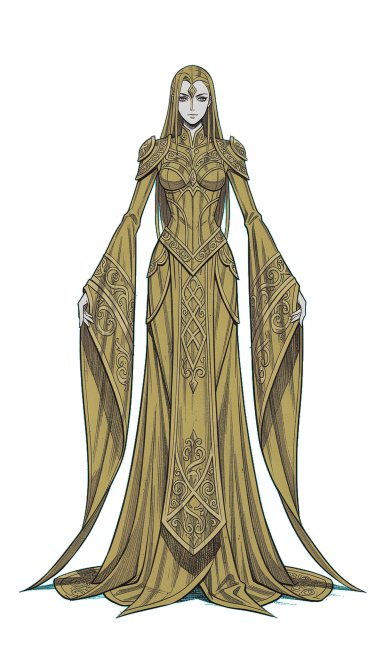
#> input picture raw-illustrations-transparent-72/god_ver_a.png, 768 x 1344 px, found by its file name (shown at 1/2 size)
$ python clean_god_transparent.py
#> lines starting #> are read from the running program, lines starting #| are printed output that depends on the picture
import os
import math
from PIL import Image, ImageFilter

src_path = "/Users/takao/Documents/00_Product_Develpment/Game/人狼ゲーム/raw-illustrations-transparent-72/god_ver_a.png"
dst_path = "/Users/takao/Documents/00_Product_Develpment/Game/人狼ゲーム/raw-illustrations-transparent-72/god_ver_a.png"

def clean_god():
    img = Image.open(src_path)
#> img is the input picture: PIL image 768x1344 RGBA; mean R, G, B, A 45.8, 43.4, 30.6, 86.1
    if img.mode != 'RGBA':
        img = img.convert('RGBA')
    width, height = img.size
#> width = 768; height = 1344

    # Target Cyan background to remove: (0, 188, 212)
    target_r, target_g, target_b = (0, 218, 246) # Sample typical cyan border color from image

    pixels = img.load()
    for y in range(height):
        for x in range(width):
            r, g, b, a = pixels[x, y]

            # Distance from cyan
            dist = math.sqrt((r - 30)**2 + (g - 215)**2 + (b - 245)**2)

            # Also calculate distance from pure cyan-ish colors
            # (high green and high blue, low red)
            is_cyan = (g > 150 and b > 180 and r < 100)

            if dist < 90 or is_cyan:
                # Fade out cyan borders
                if dist < 60:
                    pixels[x, y] = (0, 0, 0, 0)
                else:
                    alpha_factor = (dist - 60) / 30.0
                    alpha_factor = max(0.0, min(1.0, alpha_factor))
                    pixels[x, y] = (r, g, b, int(a * alpha_factor))

    # Smooth the alpha mask
    r_ch, g_ch, b_ch, a_ch = img.split()
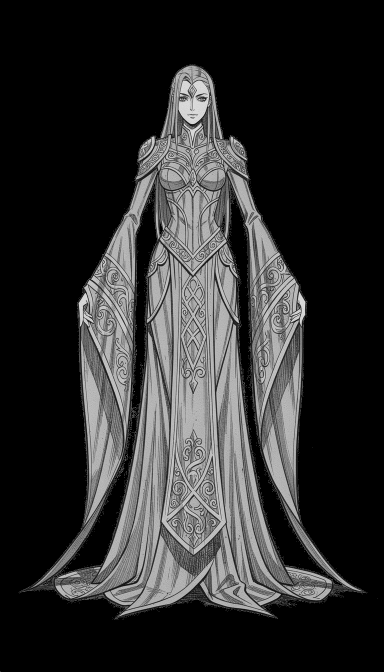
#> r_ch: PIL image 768x1344 L (shown at 1/2 size); min 0, max 244, mean 45.8
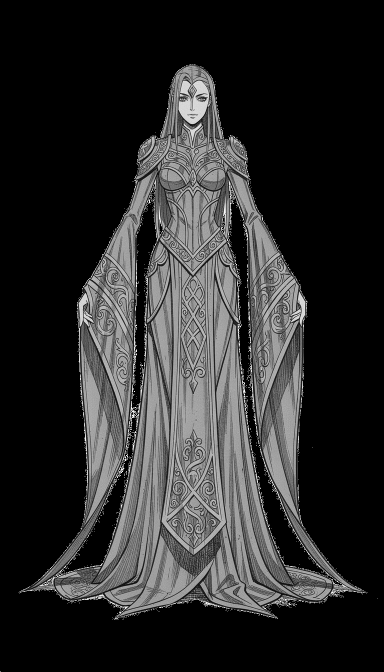
#> g_ch: PIL image 768x1344 L (shown at 1/2 size); min 0, max 255, mean 43.4
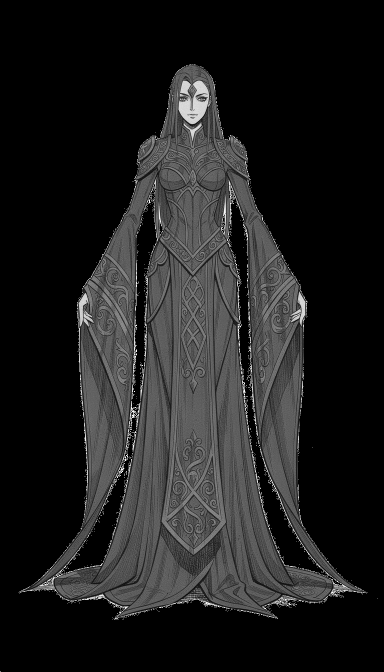
#> b_ch: PIL image 768x1344 L (shown at 1/2 size); min 0, max 255, mean 30.6
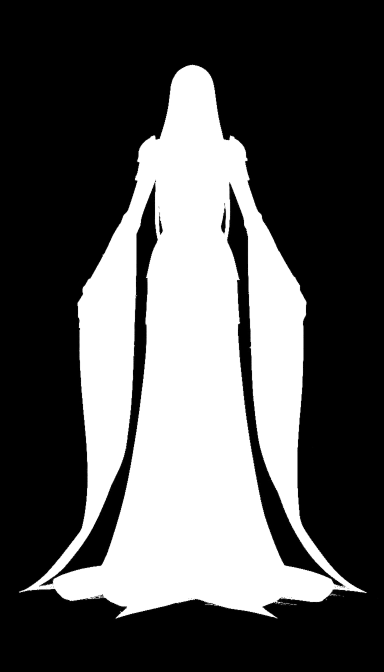
#> a_ch: PIL image 768x1344 L (shown at 1/2 size); min 0, max 255, mean 85.7
    a_ch = a_ch.filter(ImageFilter.GaussianBlur(0.5))
    img_cleaned = Image.merge('RGBA', (r_ch, g_ch, b_ch, a_ch))

    img_cleaned.save(dst_path, "PNG")
    print(f"Successfully cleaned chroma key cyan border from God transparent PNG.")

if __name__ == "__main__":
    clean_god()

$ run again, with raw-illustrations-transparent-72/android_ver_a.png copied over raw-illustrations-transparent-72/god_ver_a.png
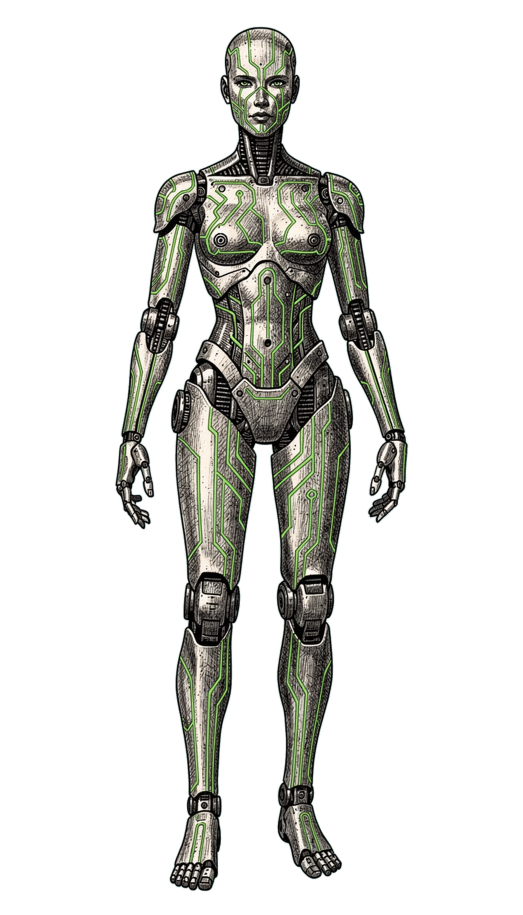
#> input picture raw-illustrations-transparent-72/android_ver_a.png, 1568 x 2744 px, found by its file name (shown at 1/3 size)
#> in clean_god, img is the input picture: PIL image 1568x2744 RGBA; mean R, G, B, A 155.9, 181.8, 177.1, 60.4
#> in clean_god, `r_ch, g_ch, b_ch, a_ch = img.split()`:
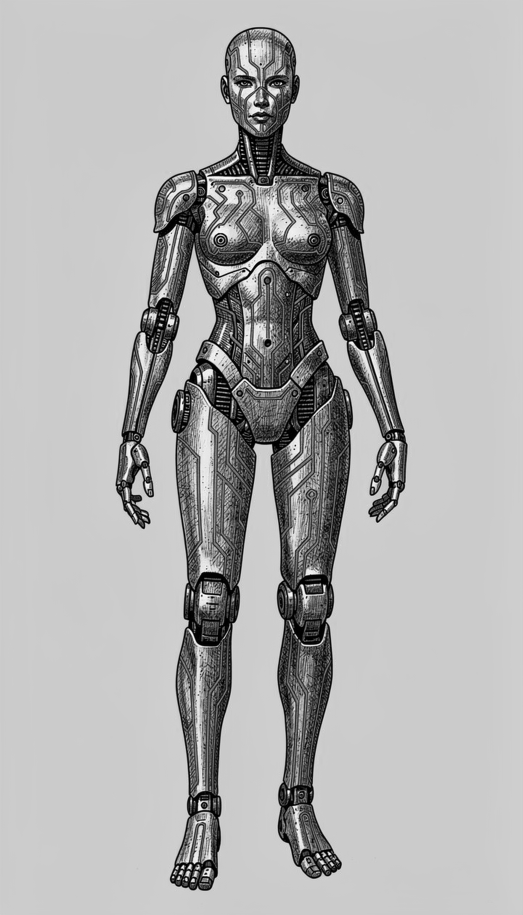
#> b_ch: PIL image 1568x2744 L (shown at 1/3 size); min 0, max 255, mean 177.1
#> in clean_god, `r_ch, g_ch, b_ch, a_ch = img.split()`:
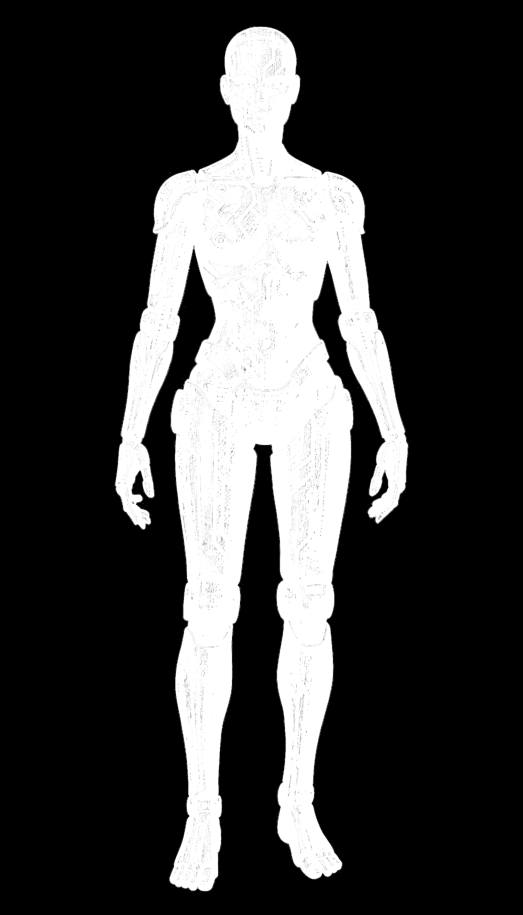
#> a_ch: PIL image 1568x2744 L (shown at 1/3 size); min 0, max 255, mean 60.4
